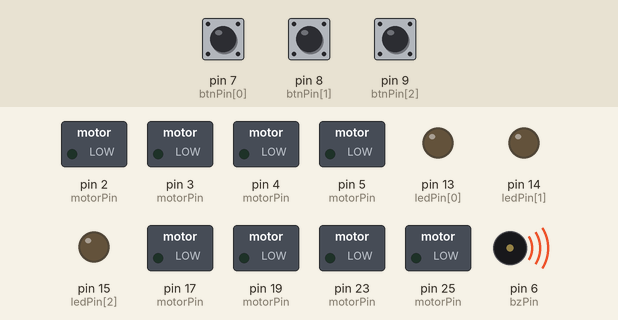
Simulated run of this sketch. Board: Arduino Mega 2560, built with avr-gcc and run on an emulated ATmega2560. Shown: switched loads named in the sketch (green lamp = pin HIGH), output pins drawn as LEDs (lit = HIGH), buzzer (waves = sounding). The test bench sets the inputs (shaded band); at power-on: pin 7 (btnPin[0]) LOW, pin 9 (btnPin[2]) LOW, pin 8 (btnPin[1]) LOW. What the sketch prints to the serial monitor is not drawn.

Above: at 0.8 s.
0.9 s: pin 7 (btnPin[0]) pulled HIGH for 0.15 s
At 2.9 s:
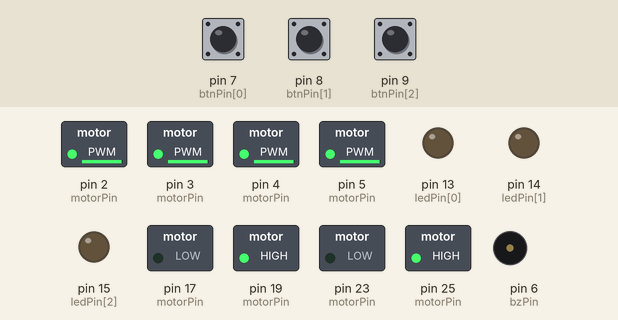
3.9 s: pin 9 (btnPin[2]) pulled HIGH for 0.15 s
At 6.6 s:
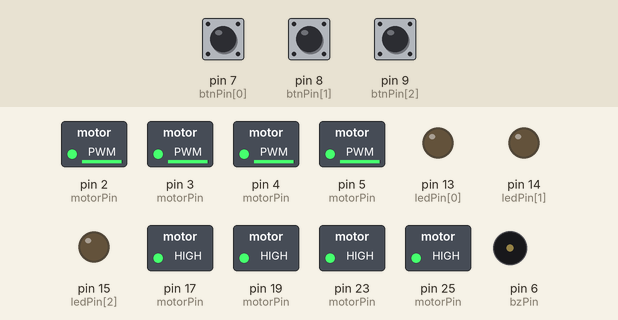
6.9 s: pin 8 (btnPin[1]) pulled HIGH for 0.15 s
At 9.6 s:
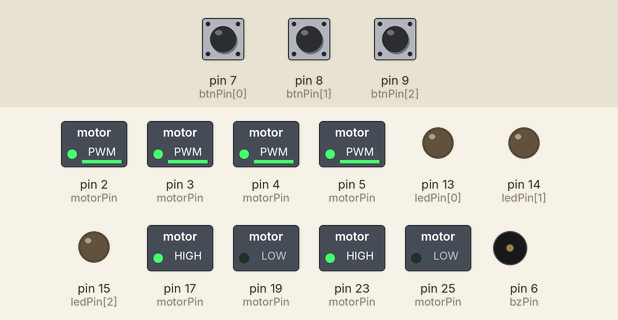
9.9 s: pin 9 (btnPin[2]) pulled HIGH for 1 s
At 10.29 s:
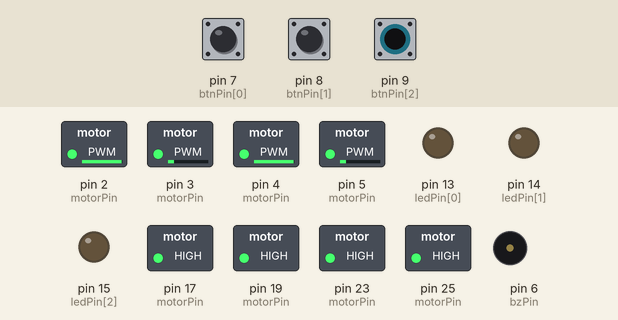
12.9 s: pin 7 (btnPin[0]) pulled HIGH for 1 s
At 13.28 s:
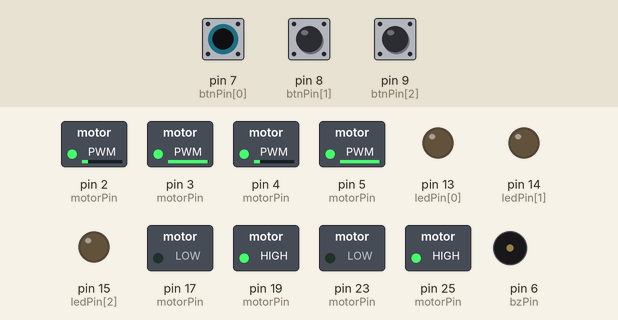
15.9 s: pin 8 (btnPin[1]) pulled HIGH for 1 s
At 16.27 s:
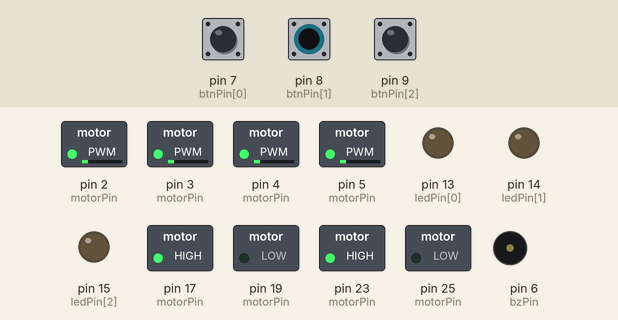
Timing chart, 0 to 19.0 s (numbered marks = the images above; inputs shaded):
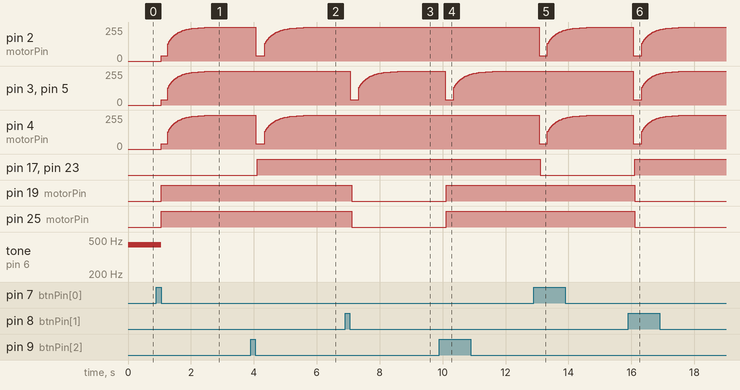

The sketch:

20240327-motor-P.ino
```cpp
#include "pin.h"
#include "motor.h"
#include "tone.h"

int mode = 0;

void setup() {
  pinSetup();
  motorSetup(100, 100, 100, 100, 100);

  tone(bzPin, soundPitch[9]);
  waitBtn(0);
  noTone(bzPin);
}

void loop() {
  if(digitalRead(btnPin[0]) == 1){
    mode = 0;
  }
  if(digitalRead(btnPin[1]) == 1){
    mode = 1;
  }
  if(digitalRead(btnPin[2]) == 1){
    mode = 2;
  }

  switch(mode){
  case 0:
    mpCalc(100, 100, -100, -100);
    break;

  case 1:
    mpCalc(-100, -100, 100, 100);
    break;

  case 2:
    mpCalc(100, -100, -100, 100);
    break;
  }

  move();

  for(int i=0; i<4; i++){
    Serial.print(mpOutput[i]);
    Serial.print("\t");
  }
  Serial.print(100);
  Serial.print("\t");
  Serial.println(-100);
}
```

motor.cpp
```cpp
// Arduino Include
#include <Arduino.h>

// Header Include
#include "motor.h"

// Other Include
#include "pin.h"
#include <math.h>

#define P_GAIN 1
#define M_MIN 15


// PWM Frequency Config
/*
#include <avr/io.h>
void change_freq1(int divide){
  TCCR1B = (TCCR1B & 0b11111000) | divide;
}
*/

// Variables
extern float mpGoal[4] = {0, 0, 0, 0};
extern float mpGoalPrev[4] = {0, 0, 0, 0};
extern float mpOutput[4] = {0, 0, 0, 0};
short int m1b = 100;
short int m2b = 100;
short int m3b = 100;
short int m4b = 100;

short int pStep = 10;

// Function
void motorSetup(short int p_step, short int m1_balance, short int m2_balance, short int m3_balance, short int m4_balance) {
  m1b = m1_balance > 100 ? 100 : m1_balance;
  m2b = m2_balance > 100 ? 100 : m2_balance;
  m3b = m3_balance > 100 ? 100 : m3_balance;
  m4b = m4_balance > 100 ? 100 : m4_balance;

  pStep = p_step;

  return;
}

void move(void) {
  float m1 = mpOutput[0];
  float m2 = mpOutput[1];
  float m3 = mpOutput[2];
  float m4 = mpOutput[3];

  // Checking Values with Ternary Operator
  m1 = m1 * m1b * 0.01;
  m1 = m1 > 100 ? 100 : m1;
  m1 = m1 < -100 ? -100 : m1;
  m1 = abs(m1) < M_MIN && m1 < -1 ? -1*M_MIN : m1;
  m1 = abs(m1) < M_MIN && m1 > 1 ? M_MIN : m1;
  m1 = abs(m1) <= 1 ? 0 : m1;

  m2 = m2 * m2b * 0.01;
  m2 = m2 > 100 ? 100 : m2;
  m2 = m2 < -100 ? -100 : m2;
  m2 = abs(m2) < M_MIN && m2 < -1 ? -1*M_MIN : m2;
  m2 = abs(m2) < M_MIN && m2 > 1 ? M_MIN : m2;
  m2 = abs(m2) <= 1 ? 0 : m2;

  m3 = m3 * m3b * 0.01;
  m3 = m3 > 100 ? 100 : m3;
  m3 = m3 < -100 ? -100 : m3;
  m3 = abs(m3) < M_MIN && m3 < -1 ? -1*M_MIN : m3;
  m3 = abs(m3) < M_MIN && m3 > 1 ? M_MIN : m3;
  m3 = abs(m3) <= 1 ? 0 : m3;

  m4 = m4 * m4b * 0.01;
  m4 = m4 > 100 ? 100 : m4;
  m4 = m4 < -100 ? -100 : m4;
  m4 = abs(m4) < M_MIN && m4 < -1 ? -1*M_MIN : m4;
  m4 = abs(m4) < M_MIN && m4 > 1 ? M_MIN : m4;
  m4 = abs(m4) <= 1 ? 0 : m4;

  // Output H/L
  if (m1 < 0) {
    digitalWrite(motorPin[0][0], 0);
  }
  else{
    digitalWrite(motorPin[0][0], 1);
  }

  if (m2 < 0) {
    digitalWrite(motorPin[1][0], 1);
  }
  else{
    digitalWrite(motorPin[1][0], 0);
  }

  if (m3 < 0) {
    digitalWrite(motorPin[2][0], 1);
  }
  else{
    digitalWrite(motorPin[2][0], 0);
  }

  if (m4 < 0) {
    digitalWrite(motorPin[3][0], 0);
  }
  else{
    digitalWrite(motorPin[3][0], 1);
  }

  m1 = m1 < 0 ? m1*(-1) : m1;
  m2 = m2 < 0 ? m2*(-1) : m2;
  m3 = m3 < 0 ? m3*(-1) : m3;
  m4 = m4 < 0 ? m4*(-1) : m4;

  // Output PWM
  analogWrite(motorPin[0][1], (int)m1*0.01*255);
  analogWrite(motorPin[1][1], (int)m2*0.01*255);
  analogWrite(motorPin[2][1], (int)m3*0.01*255);
  analogWrite(motorPin[3][1], (int)m4*0.01*255);

  return;
}

void mpCalc(float mp1, float mp2, float mp3, float mp4){
  mpGoal[0] = mp1;
  mpGoal[1] = mp2;
  mpGoal[2] = mp3;
  mpGoal[3] = mp4;

  float P_mpOperation;

  for(int i=0; i<4; i++){
    if(mpGoal[i] != mpGoalPrev[i]){
      P_mpOperation = (mpGoal[i] - mpOutput[i]) / pStep;
    }
    mpOutput[i] += P_mpOperation;
  }
}
```

motor.h
```cpp
// Include Guard
#ifndef MOTOR_H
#define MOTOR_H

// Declaration
extern float mpGoal[4];
extern float mpGoalPrev[4];
extern float mpOutput[4];
extern short int M1;
extern short int M2;
extern short int M3;
extern short int M4;

// Function
void motorSetup(short int, short int, short int, short int, short int);

void move(void);
void mpCalc(float, float, float, float);

#endif
```

pin.cpp
```cpp
// Arduino Include
#include <Arduino.h>

// Header Include
#include "pin.h"

// Constant
const unsigned short int linePin[22] = { 26, 27, 28, 29, 42, 43, 44, 45, 46, 47, 36, 37, 38, 39, 40, 41, 30, 31, 32, 33, 34, 35 };
const unsigned short int ballPin[16] = { A0, A1, A2, A3, A4, A5, A6, A7, A8, A9, A10, A11, A12, A13, A14, A15 };
const unsigned short int motorPin[4][2] = { { 19, 3 }, { 17, 2 }, { 25, 5 }, { 23, 4 } };
const unsigned short int ledPin[3] = { 13, 14, 15 };
const unsigned short int btnPin[4] = { 7, 8, 9, 10 };
const unsigned short int bzPin = 6;

// Function
// PinMode Setup
void pinSetup() {
  for (int i = 0; i < 22; i++) {
    pinMode(linePin[i], INPUT);
  }
  for (int i = 0; i < 16; i++) {
    pinMode(ballPin[i], INPUT);
  }
  for (int i = 0; i < 4; i++) {
    for (int j = 0; j < 2; j++) {
      pinMode(motorPin[i][j], OUTPUT);
    }
  }
  for (int i = 0; i < 3; i++) {
    pinMode(ledPin[i], OUTPUT);
  }
  for (int i = 0; i < 4; i++) {
    pinMode(btnPin[i], INPUT);
  }
  pinMode(bzPin, OUTPUT);

  Serial.begin(115200);
  return;
}

void waitBtn(int btn) {
  while (true) {
    if (digitalRead(btnPin[btn]) == 1) {
      while (true) {
        if (digitalRead(btnPin[btn]) == 0) {
          break;
        }
      }
      break;
    }
  }

  return;
}
```

pin.h
```cpp
// Include Guard
#ifndef PIN_H
#define PIN_H

// Declaration
extern const unsigned short int linePin[22];
extern const unsigned short int ballPin[16];
extern const unsigned short int motorPin[4][2];
extern const unsigned short int ledPin[3];
extern const unsigned short int btnPin[4];
extern const unsigned short int bzPin;
extern const unsigned short int dirPin[2];

// Function
void pinSetup(void);
void waitBtn(int);

#endif
```

tone.cpp
```cpp
// Arduino Include
#include <Arduino.h>

// Header Include
#include "tone.h"

// Other Include
#include "pin.h"

// Constant
const float soundPitch[24] = {
    261.626, // 0: C
    277.183, // 1: C#
    293.665, // 2: D
    311.327, // 3: D#
    329.628, // 4: E
    349.228, // 5: F
    369.994, // 6: F#
    391.995, // 7: G
    415.305, // 8: G#
    440.000, // 9: A
    466.164, // 10: A#
    493.883, // 11: B
    soundPitch[0] * 2,
    soundPitch[1] * 2,
    soundPitch[2] * 2,
    soundPitch[3] * 2,
    soundPitch[4] * 2,
    soundPitch[5] * 2,
    soundPitch[6] * 2,
    soundPitch[7] * 2,
    soundPitch[8] * 2,
    soundPitch[9] * 2,
    soundPitch[10] * 2,
    soundPitch[11] * 2,
};

// Function
```

tone.h
```cpp
// Include Guard
#ifndef TONE_H
#define TONE_H

// Declaration
extern const float soundPitch[24];

// Function
void playSound(int);

#endif
```

Measured:
- after the input at 0.9 s, pin 2 (motorPin), pin 3 (motorPin), pin 4 (motorPin), pin 5 (motorPin): moves from 0/255 to 252/255 over 1.4 s, starting after 0.15 s; pin 19 (motorPin), pin 25 (motorPin): LOW → HIGH after 0.15 s; tone on pin 6 (bzPin): 440 Hz → silent after 0.15 s
- after the input at 3.9 s, pin 17 (motorPin), pin 23 (motorPin): LOW → HIGH after 0.21 s
- after the input at 6.9 s, pin 19 (motorPin), pin 25 (motorPin): HIGH → LOW after 0.21 s
- after the input at 9.9 s, pin 19 (motorPin), pin 25 (motorPin): LOW → HIGH after 0.22 s
- after the input at 12.9 s, pin 17 (motorPin), pin 23 (motorPin): HIGH → LOW after 0.21 s
- after the input at 15.9 s, pin 17 (motorPin): LOW → HIGH after 0.21 s; pin 19 (motorPin): HIGH → LOW after 0.21 s; pin 23 (motorPin): LOW → HIGH after 0.20 s; pin 25 (motorPin): HIGH → LOW after 0.20 s
